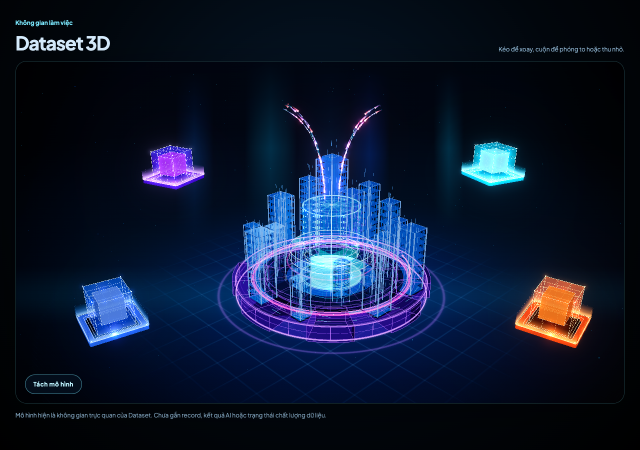
#> input picture src/frontend/.agents/dataset-3d-core/captures/before-attached.png, 1280 x 900 px (shown at 1/2 size)
$ python make-comparison-sheet.py
#> lines starting #> are read from the running program, lines starting #| are printed output that depends on the picture
#!/usr/bin/env python3
"""Build the before/after comparison sheet for core v3.

Usage (from src/frontend):
  python3 .agents/dataset-3d-core/captures/make-comparison-sheet.py
"""
from pathlib import Path
import json

from PIL import Image, ImageDraw, ImageFont

OUT = Path(__file__).resolve().parent
PANEL = (620, 436)
GAP = 16
MARGIN = 24
HEADER = 64
CAPTION = 30
BACKGROUND = (4, 1, 10)
TEXT = (215, 237, 255)
MUTED = (120, 160, 190)
ACCENT = (123, 233, 255)

PANELS = [
    ("before-attached.png", "TRƯỚC (v2-tier)", MUTED),
    ("after-attached.png", "SAU (v3-constellation)", ACCENT),
    ("after-closeup.png", "SAU — close-up nucleus / issue lanes", MUTED),
]


def font(size, bold=False):
    candidates = [
        "/System/Library/Fonts/Supplemental/Arial Bold.ttf" if bold else "/System/Library/Fonts/Supplemental/Arial.ttf",
        "/System/Library/Fonts/Helvetica.ttc",
    ]
    for candidate in candidates:
        try:
            return ImageFont.truetype(candidate, size)
        except OSError:
            continue
    return ImageFont.load_default()


def main():
    width = MARGIN * 2 + PANEL[0] * len(PANELS) + GAP * (len(PANELS) - 1)
    height = HEADER + PANEL[1] + CAPTION + MARGIN
    sheet = Image.new("RGB", (width, height), BACKGROUND)
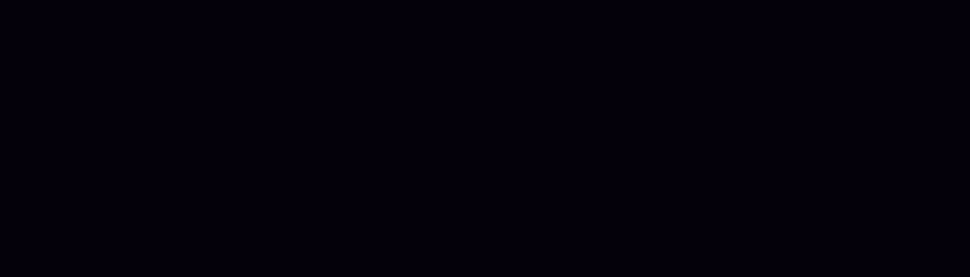
#> sheet: PIL image 1940x554 RGB (shown at 1/2 size); mean R, G, B 4, 1, 10
    draw = ImageDraw.Draw(sheet)

    measures = json.loads((OUT / "measurements.json").read_text(encoding="utf-8"))
#> (reads src/frontend/.agents/dataset-3d-core/captures/measurements.json from the repository)
    before_plan = measures["before"]["planCrop"]["mean"]
    after_plan = measures["after"]["planCrop"]["mean"]
    before_body = measures["before"]["bodyCrop"]["mean"]
    after_body = measures["after"]["bodyCrop"]["mean"]
    amber = measures["after"]["amberPx"]["pathCrop"]
    draw.text((MARGIN, 14), "Dataset 3D — Core v3 · Issue Constellation", font=font(26, True), fill=TEXT)
    draw.text(
        (MARGIN, 44),
        f"before / after 1280×900 · core crop mean {before_plan} → {after_plan} (body {before_body} → {after_body}) · amber lane 0 → {amber} px",
        font=font(13),
        fill=MUTED,
    )

    for index, (filename, caption, color) in enumerate(PANELS):
        panel = Image.open(OUT / filename).convert("RGB").resize(PANEL, Image.LANCZOS)
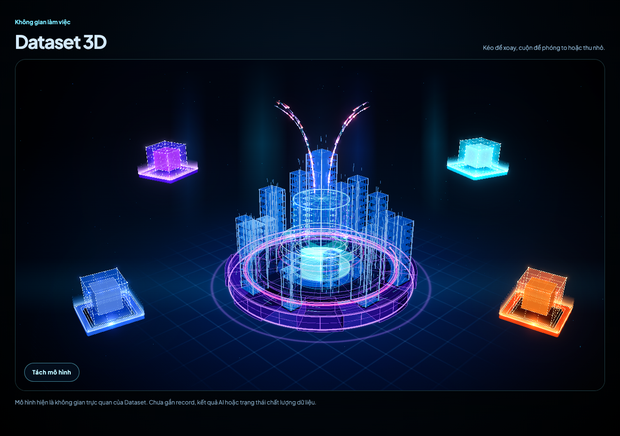
#> panel: PIL image 620x436 RGB; mean R, G, B 14.4, 25, 47.6
        x = MARGIN + index * (PANEL[0] + GAP)
        y = HEADER
        sheet.paste(panel, (x, y))
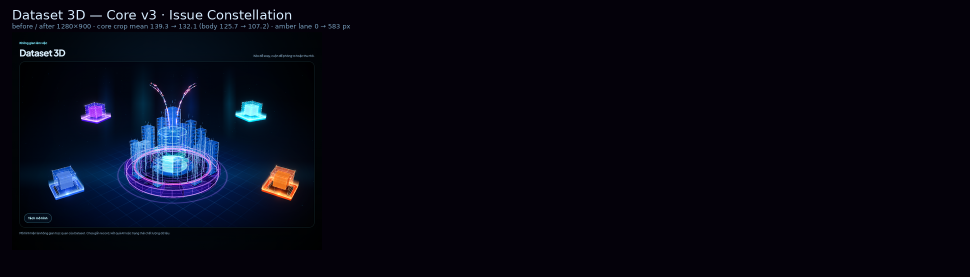
#> sheet: PIL image 1940x554 RGB (shown at 1/2 size); mean R, G, B 7.3, 7.8, 20.3
        draw.rectangle([x, y, x + PANEL[0] - 1, y + PANEL[1] - 1], outline=(30, 60, 90))
        draw.text((x, y + PANEL[1] + 7), caption, font=font(14, True), fill=color)
#> pass 2 of the loop in main, `for index, (filename, caption, color) in enumerate(PANELS):`:
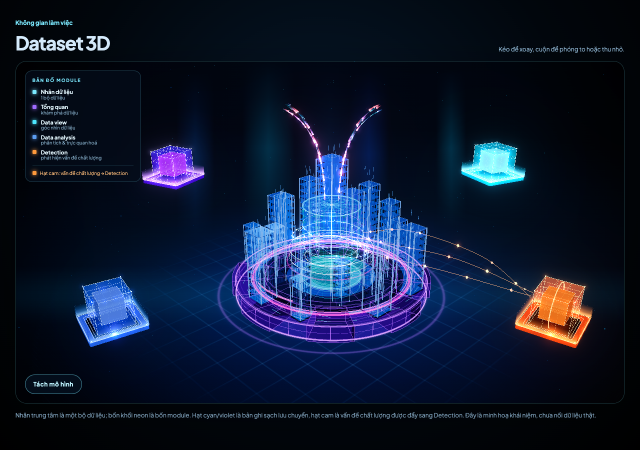
#> input picture src/frontend/.agents/dataset-3d-core/captures/after-attached.png, 1280 x 900 px (shown at 1/2 size)
#> in main, `panel = Image.open(OUT / filename).convert("RGB").resize(PANEL, Image...`:
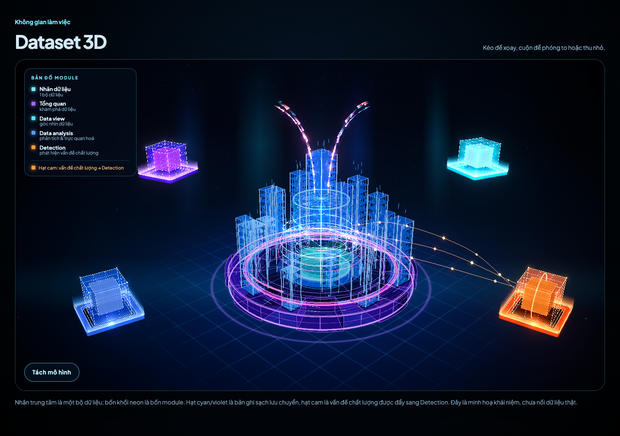
#> panel: PIL image 620x436 RGB; mean R, G, B 15.9, 26.4, 49.4
#> in main, `sheet.paste(panel, (x, y))`:
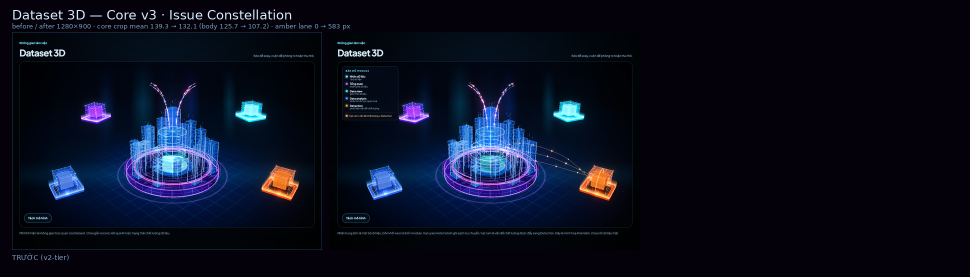
#> sheet: PIL image 1940x554 RGB (shown at 1/2 size); mean R, G, B 10.4, 14.4, 30.4
#> pass 3 of the loop in main, `for index, (filename, caption, color) in enumerate(PANELS):`:
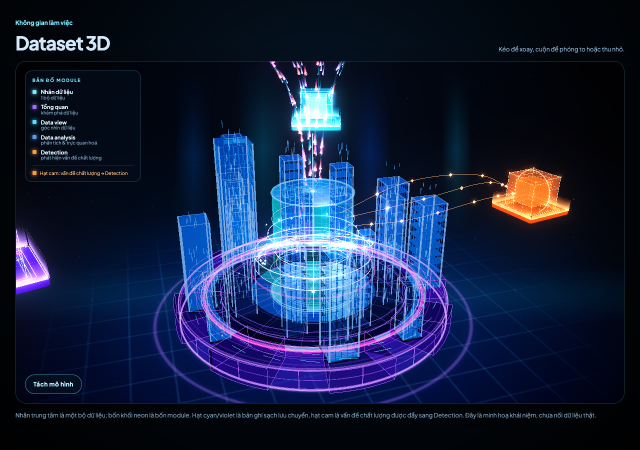
#> input picture src/frontend/.agents/dataset-3d-core/captures/after-closeup.png, 1280 x 900 px (shown at 1/2 size)
#> in main, `panel = Image.open(OUT / filename).convert("RGB").resize(PANEL, Image...`:
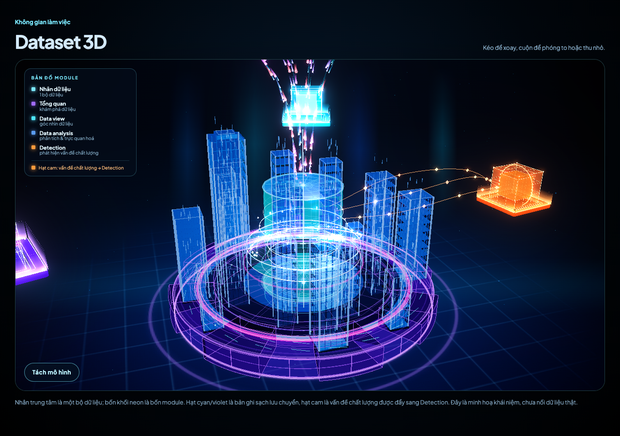
#> panel: PIL image 620x436 RGB; mean R, G, B 21.4, 33.3, 62.3
#> in main, `sheet.paste(panel, (x, y))`:
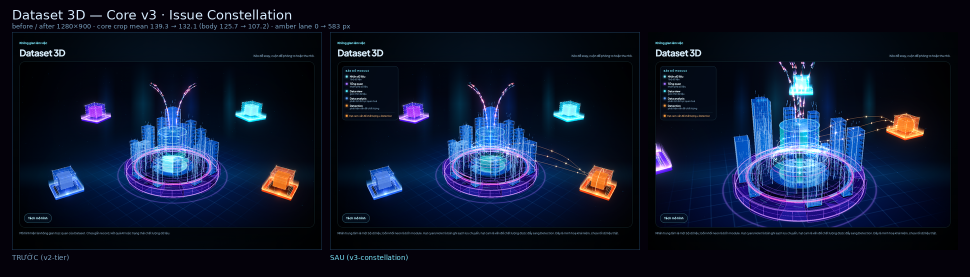
#> sheet: PIL image 1940x554 RGB (shown at 1/2 size); mean R, G, B 14.9, 22.7, 43.8

    sheet.save(OUT / "comparison-attached.png")
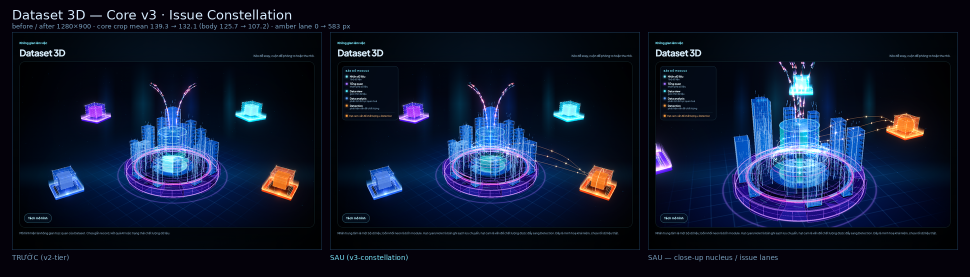
#> saved as comparison-attached.png: PIL image 1940x554 RGB (shown at 1/2 size); mean R, G, B 15, 22.9, 44.1
    print(f"wrote {OUT / 'comparison-attached.png'} ({width}×{height})")


if __name__ == "__main__":
    main()
